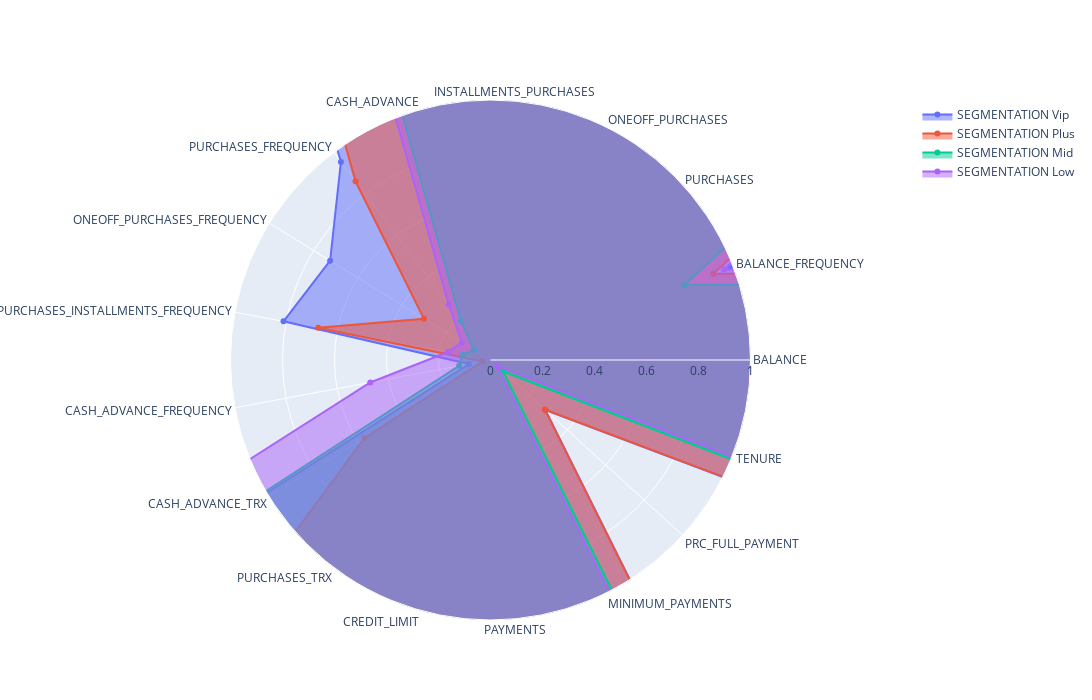

Here is the notebook cell this chart was saved with:
### Code cell
fig = go.Figure()
angles = list(X.columns)

layoutdict = dict(
    radialaxis=dict(
        visible=True,
        range=[0, 1]
    )
)

unique_clusters = df['CLUSTER_KMEANS_PCA'].unique()
for i in unique_clusters:
    subset = df[df['CLUSTER_KMEANS_PCA'] == i]
    data = [np.mean(subset[col]) for col in subset.columns[:-2]]
    data.append(data[0])
    fig.add_trace(go.Scatterpolar(
        r=data,
        theta=angles,
        fill='toself',
        name="SEGMENTATION " + df.loc[df['CLUSTER_KMEANS_PCA'] == i, 'SEGMENTATION'].unique()[0]
    ))

fig.update_layout(
    polar=layoutdict,
    showlegend=True,
    height=700,
    width=1400
)
fig.show()

### Figure 1 — Plotly figure (JSON) as saved in the notebook; plotly's stock layout.template omitted (floating-point values rounded to 4 significant figures)
{"data": [{"fill": "toself", "name": "SEGMENTATION Vip", "r": [3405.0, 0.9885, 6870.0, 4493.0, 2379.0, 772.8, 0.9547, 0.7255, 0.8099, 0.0848, 2.356, 82.75, 9514.0, 6695.0, 1876.0, 0.2863, 11.96, 3405.0], "theta": ["BALANCE", "BALANCE_FREQUENCY", "PURCHASES", "ONEOFF_PURCHASES", "INSTALLMENTS_PURCHASES", "CASH_ADVANCE", "PURCHASES_FREQUENCY", "ONEOFF_PURCHASES_FREQUENCY", "PURCHASES_INSTALLMENTS_FREQUENCY", "CASH_ADVANCE_FREQUENCY", "CASH_ADVANCE_TRX", "PURCHASES_TRX", "CREDIT_LIMIT", "PAYMENTS", "MINIMUM_PAYMENTS", "PRC_FULL_PAYMENT", "TENURE"], "type": "scatterpolar"}, {"fill": "toself", "name": "SEGMENTATION Plus", "r": [822.4, 0.9191, 1233.0, 620.1, 612.8, 147.1, 0.8614, 0.301, 0.6742, 0.03062, 0.5696, 21.25, 4248.0, 1326.0, 568.3, 0.2827, 11.66, 822.4], "theta": ["BALANCE", "BALANCE_FREQUENCY", "PURCHASES", "ONEOFF_PURCHASES", "INSTALLMENTS_PURCHASES", "CASH_ADVANCE", "PURCHASES_FREQUENCY", "ONEOFF_PURCHASES_FREQUENCY", "PURCHASES_INSTALLMENTS_FREQUENCY", "CASH_ADVANCE_FREQUENCY", "CASH_ADVANCE_TRX", "PURCHASES_TRX", "CREDIT_LIMIT", "PAYMENTS", "MINIMUM_PAYMENTS", "PRC_FULL_PAYMENT", "TENURE"], "type": "scatterpolar"}, {"fill": "toself", "name": "SEGMENTATION Mid", "r": [1013.0, 0.8001, 222.2, 157.0, 65.44, 615.6, 0.1888, 0.07481, 0.1088, 0.1228, 2.267, 2.931, 3109.0, 856.5, 527.5, 0.06571, 11.36, 1013.0], "theta": ["BALANCE", "BALANCE_FREQUENCY", "PURCHASES", "ONEOFF_PURCHASES", "INSTALLMENTS_PURCHASES", "CASH_ADVANCE", "PURCHASES_FREQUENCY", "ONEOFF_PURCHASES_FREQUENCY", "PURCHASES_INSTALLMENTS_FREQUENCY", "CASH_ADVANCE_FREQUENCY", "CASH_ADVANCE_TRX", "PURCHASES_TRX", "CREDIT_LIMIT", "PAYMENTS", "MINIMUM_PAYMENTS", "PRC_FULL_PAYMENT", "TENURE"], "type": "scatterpolar"}, {"fill": "toself", "name": "SEGMENTATION Low", "r": [4506.0, 0.9635, 462.7, 300.3, 162.5, 4399.0, 0.2665, 0.1299, 0.1664, 0.4704, 13.77, 6.718, 7449.0, 3543.0, 2073.0, 0.03499, 11.44, 4506.0], "theta": ["BALANCE", "BALANCE_FREQUENCY", "PURCHASES", "ONEOFF_PURCHASES", "INSTALLMENTS_PURCHASES", "CASH_ADVANCE", "PURCHASES_FREQUENCY", "ONEOFF_PURCHASES_FREQUENCY", "PURCHASES_INSTALLMENTS_FREQUENCY", "CASH_ADVANCE_FREQUENCY", "CASH_ADVANCE_TRX", "PURCHASES_TRX", "CREDIT_LIMIT", "PAYMENTS", "MINIMUM_PAYMENTS", "PRC_FULL_PAYMENT", "TENURE"], "type": "scatterpolar"}], "layout": {"height": 700, "polar": {"radialaxis": {"range": [0, 1], "visible": true}}, "showlegend": true, "width": 1400}}
